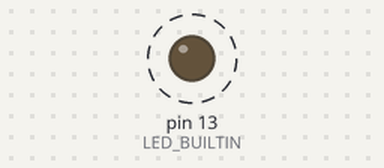
This program was run on a simulated Teensy 3. On the bench: output pins drawn as LEDs (lit = HIGH). Dashed ring = blinking.

Above: at 0.2 s.
Timing chart, 0 to 3.0 s (numbered marks = the images above):
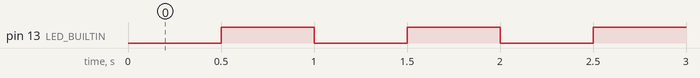

Measured:
- by itself, pin 13 (LED_BUILTIN): alternates HIGH for 0.50 s and LOW for 0.50 s

The program:

main.cpp
```cpp
#include <Arduino.h>

uint16_t counter = 0;
uint8_t led_state = LOW;
uint32_t last_millis = 0;

void setup()
{
    pinMode(LED_BUILTIN, OUTPUT);
}

void loop()
{
    uint32_t now = millis();

#if 0

    if (now-last_millis > 500u)
    {
        last_millis = now;
        led_state = !led_state;
        digitalWrite(LED_BUILTIN, led_state);
    }

#else

    if (last_millis > now) // When the timer gets overflowed
    {
        counter += (0xFFFFFFFFu - last_millis) + 1u + now;
    }
    else
    {
        counter += (now - last_millis);
    }

    last_millis = now;

    if (counter >= 500u)
    {
        counter = 0;
        led_state = !led_state;
        digitalWrite(LED_BUILTIN, led_state);
    }

#endif
}
```
